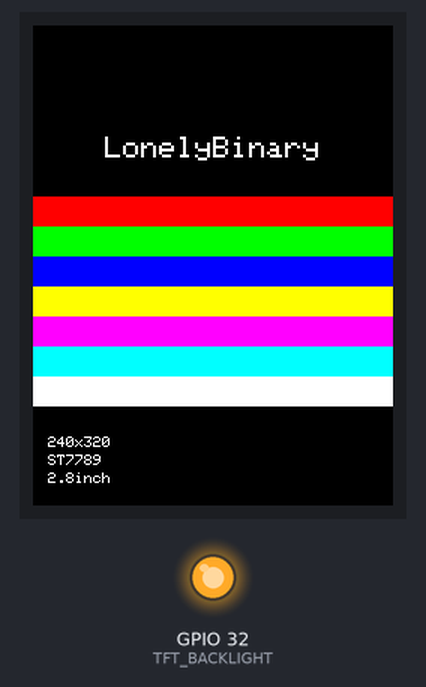
Simulated run of this sketch. Board: ESP32. On the bench: 240×320 colour display, output pins drawn as LEDs (lit = HIGH). Pins used as bus, display or sensor lines are not drawn; what the sketch prints to the serial monitor is not drawn.

Above: at 1.4 s.

The sketch:

2.8inch_Test.ino
```cpp
/*
 * SPI TFT-LCD Test Sketch (Arduino IDE)
 *
 * What it does: lights up the screen and draws "LonelyBinary" plus a set of
 * color bars, so you can confirm your display and wiring work. Display only
 * (no touch). The backlight is simple on/off (no brightness control).
 *
 * Display:    2.8 inch, 240x320 pixels
 * Driver IC:  ST7789
 *
 * Before uploading, pick your board in Arduino IDE under Tools -> Board:
 * "ESP32S3 Dev Module" for an ESP32-S3, or "ESP32 Dev Module" for a classic ESP32.
 *
 * Library needed (install once via Tools -> Manage Libraries):
 * - "GFX Library for Arduino" by moononournation. Any recent version works.
 */

#include <Arduino_GFX_Library.h>

// ==================== Color Name Compatibility ====================
// GFX Library 1.6.5+ renamed the short color macros (BLACK, RED, ...) to RGB565_*.
// These aliases keep the sketch compiling on both old (<=1.6.4) and new (>=1.6.5)
// versions. The #ifndef guard makes it a no-op on versions that still define BLACK.
#ifndef BLACK
  #define BLACK   RGB565_BLACK
  #define WHITE   RGB565_WHITE
  #define RED     RGB565_RED
  #define GREEN   RGB565_GREEN
  #define BLUE    RGB565_BLUE
  #define YELLOW  RGB565_YELLOW
  #define MAGENTA RGB565_MAGENTA
  #define CYAN    RGB565_CYAN
#endif


// ==================== SPI LCD Pin Definitions ====================
// 8-pin SPI LCD display pin definitions:
// 1.LEDA/BLK, 2.GND, 3.RESET, 4.DC/RS/A0, 5.SDA/MOSI, 6.SCL/SCLK, 7.VDD, 8.CS
// 4-wire SPI: CS, DC/RS, SCLK, MOSI
// This kit ships wired for ESP32-S3, but the display module's ribbon cable works
// with any board. Pins are selected automatically based on the board you choose
// in Arduino IDE (Tools -> Board), so the same sketch compiles on both.
#if defined(CONFIG_IDF_TARGET_ESP32S3)
  // ESP32-S3 (select "ESP32S3 Dev Module") - default wiring for this kit
  #define TFT_CS    10   // CS  (Chip Select)
  #define TFT_RST   42   // RESET
  #define TFT_DC    2    // DC/RS/A0 (Data/Command) - **Must connect!**
  #define TFT_MOSI  11   // SDA/MOSI (SPI data)
  #define TFT_SCLK  12   // SCL/SCLK (SPI clock)
  #define TFT_BACKLIGHT 41  // LEDA/BLK (Backlight)
  #define TFT_USE_PSRAM true
  #define TFT_SPI_NUM   HSPI    // S3: SPI3 host (=1). Usable buses are FSPI(=0) and HSPI(=1).
#else
  // Classic ESP32 (e.g. Lonely Binary PinPulse, select "ESP32 Dev Module")
  // NOTE: GPIO 41/42 do not exist on classic ESP32, and GPIO 6-11 are reserved for
  // the on-chip SPI flash, so the S3 pins above cannot be used. These are the
  // standard VSPI pins for classic ESP32.
  #define TFT_CS    15   // CS  (Chip Select)
  #define TFT_RST   4    // RESET
  #define TFT_DC    2    // DC/RS/A0 (Data/Command) - **Must connect!**
  #define TFT_MOSI  23   // SDA/MOSI (SPI data, VSPI default)
  #define TFT_SCLK  18   // SCL/SCLK (SPI clock, VSPI default)
  #define TFT_BACKLIGHT 32  // LEDA/BLK (Backlight)
  #define TFT_USE_PSRAM false
  #define TFT_SPI_NUM   VSPI    // classic ESP32: SPI3 host (=3). NOT FSPI(=1) -- that is the on-chip flash bus.
#endif
// Wiring quick-reference (which GPIO to use depends on your board).
// The #if block above picks these for you automatically based on the board
// you select in Arduino IDE - you do NOT need to edit any code.
//
//   Display pin        ESP32-S3      Classic ESP32   What it does
//   VDD (pin 7)        3.3V          3.3V            Power (use 3.3V, NEVER 5V)
//   GND (pin 2)        GND           GND             Ground
//   CS  (pin 8)        GPIO 10       GPIO 15         Chip select
//   RESET (pin 3)      GPIO 42       GPIO 4          Reset
//   DC/RS/A0 (pin 4)   GPIO 2        GPIO 2          Data/command (must connect!)
//   SDA/MOSI (pin 5)   GPIO 11       GPIO 23         SPI data
//   SCL/SCLK (pin 6)   GPIO 12       GPIO 18         SPI clock
//   LEDA/BLK (pin 1)   GPIO 41       GPIO 32         Backlight (on/off only)

// ==================== Create the display object ====================
// Two steps. First, "bus" describes HOW we talk to the screen: hardware SPI
// using the DC, CS, SCLK and MOSI pins defined above (MISO is unused here).
// Then "gfx" is the actual ST7789 screen driver (240x320) we call to draw.
Arduino_DataBus *bus = new Arduino_ESP32SPI(TFT_DC, TFT_CS, TFT_SCLK, TFT_MOSI, GFX_NOT_DEFINED /* MISO (not used) */, TFT_SPI_NUM /* HSPI on S3, VSPI on classic ESP32 */, true /* is_shared_interface */);
Arduino_ST7789 *gfx = new Arduino_ST7789(bus, TFT_RST, 0 /* rotation */, true /* IPS */, 240 /* width */, 320 /* height */, 0 /* col offset 1 */, 0 /* row offset 1 */, 0 /* col offset 2 */, 0 /* row offset 2 */);

// ==================== Display LonelyBinary and Color Bars ====================
void displayLonelyBinary() {
  gfx->fillScreen(BLACK);

  // Top section: Center display "LonelyBinary" (adapt to screen size, ensure it doesn't exceed)
  gfx->setTextColor(WHITE);
  gfx->setTextSize(2);  // 240px width, size=3 would be close to border, changed to size=2 for safety
  int textWidth = strlen("LonelyBinary") * 2 * 6;  // Estimate text width: 12*2*6=144px
  int textX = (gfx->width() - textWidth) / 2;
  int textY = 74;  // Top section
  gfx->setCursor(textX, textY);
  gfx->println("LonelyBinary");

  // Bottom section: 8 horizontal color bars
  uint16_t colors[] = {
    RED, GREEN, BLUE, YELLOW, MAGENTA, CYAN, WHITE, BLACK
  };
  int barStartY = 114;
  int barHeight = (gfx->height() - barStartY - 40) / 8;  // Each color bar height (widened), leave space for bottom info
  int barWidth = gfx->width();  // Color bar width (full screen width)

  for (int i = 0; i < 8; i++) {
    gfx->fillRect(0, barStartY + i * barHeight, barWidth, barHeight, colors[i]);
  }

  // Bottom: Display screen information (resolution, driver, inch size)
  gfx->setTextColor(WHITE);
  gfx->setTextSize(1);
  int infoY = 274;
  gfx->setCursor(10, infoY);
  gfx->print("240x320");
  gfx->setCursor(10, infoY + 12);
  gfx->print("ST7789");
  gfx->setCursor(10, infoY + 24);
  gfx->print("2.8inch");
}

// ==================== Initialization ====================
void setup() {
  Serial.begin(115200);
  delay(1000);

  Serial.println("========================================");
  Serial.println("SPI LCD Test Program");
  Serial.println("Driver IC: ST7789");
  Serial.println("Display Size: 2.8 inch");
  Serial.println("Resolution: 240x320");
  Serial.println("Using Arduino GFX Official Library");
  Serial.println("========================================");

  // Turn the backlight on (on/off only, no brightness control).
  pinMode(TFT_BACKLIGHT, OUTPUT);
  digitalWrite(TFT_BACKLIGHT, HIGH);  // HIGH = backlight ON

  // Initialize LCD
  Serial.println("Initializing LCD...");

  // Reset display first
  pinMode(TFT_RST, OUTPUT);
  digitalWrite(TFT_RST, LOW);
  delay(10);
  digitalWrite(TFT_RST, HIGH);
  delay(120);

  // ST7789 initialization
  Serial.println("Initializing ST7789 display (240x320)...");

  if (!gfx->begin()) {
    Serial.println("LCD initialization failed!");
    while (1);
  }

  // Set rotation direction (optional)
  gfx->setRotation(0);  // 0=normal, 1=90°, 2=180°, 3=270°

  Serial.println("LCD initialization complete");

  // Display LonelyBinary and color bars (static display)
  displayLonelyBinary();

  Serial.println("Display ready - showing static LonelyBinary and color bars");
}

// ==================== Main Loop ====================
void loop() {
  // Static display - nothing to do in loop
  delay(1000);
}
```
